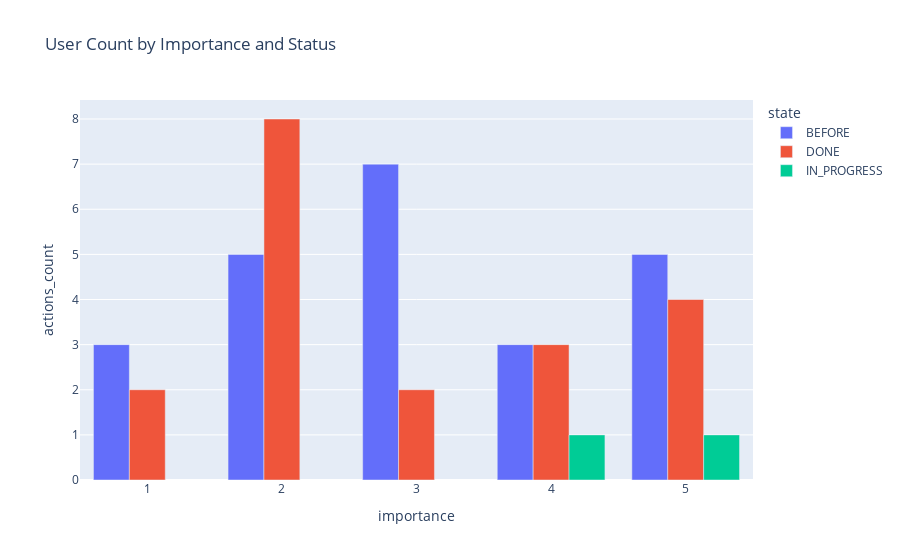

Notebook source saved alongside this figure:
### Code cell
df = pd.DataFrame(flattened_json)

fig = px.bar(
    df,
    x="importance",
    y="actions_count",
    color="state",
    barmode="group",
    title="User Count by Importance and Status"
)

fig.show()

### Figure 1 — Plotly figure (JSON) as saved in the notebook; plotly's stock layout.template omitted (floating-point values rounded to 4 significant figures)
{"data": [{"alignmentgroup": "True", "hovertemplate": "state=BEFORE<br>importance=%{x}<br>actions_count=%{y}<extra></extra>", "legendgroup": "BEFORE", "marker": {"color": "#636efa", "pattern": {"shape": ""}}, "name": "BEFORE", "offsetgroup": "BEFORE", "orientation": "v", "showlegend": true, "textposition": "auto", "type": "bar", "x": [1, 2, 3, 4, 5], "xaxis": "x", "y": [3, 5, 7, 3, 5], "yaxis": "y"}, {"alignmentgroup": "True", "hovertemplate": "state=DONE<br>importance=%{x}<br>actions_count=%{y}<extra></extra>", "legendgroup": "DONE", "marker": {"color": "#EF553B", "pattern": {"shape": ""}}, "name": "DONE", "offsetgroup": "DONE", "orientation": "v", "showlegend": true, "textposition": "auto", "type": "bar", "x": [1, 2, 3, 4, 5], "xaxis": "x", "y": [2, 8, 2, 3, 4], "yaxis": "y"}, {"alignmentgroup": "True", "hovertemplate": "state=IN_PROGRESS<br>importance=%{x}<br>actions_count=%{y}<extra></extra>", "legendgroup": "IN_PROGRESS", "marker": {"color": "#00cc96", "pattern": {"shape": ""}}, "name": "IN_PROGRESS", "offsetgroup": "IN_PROGRESS", "orientation": "v", "showlegend": true, "textposition": "auto", "type": "bar", "x": [4, 5], "xaxis": "x", "y": [1, 1], "yaxis": "y"}], "layout": {"barmode": "group", "legend": {"title": {"text": "state"}, "tracegroupgap": 0}, "title": {"text": "User Count by Importance and Status"}, "xaxis": {"anchor": "y", "domain": [0, 1], "title": {"text": "importance"}}, "yaxis": {"anchor": "x", "domain": [0, 1], "title": {"text": "actions_count"}}}}
